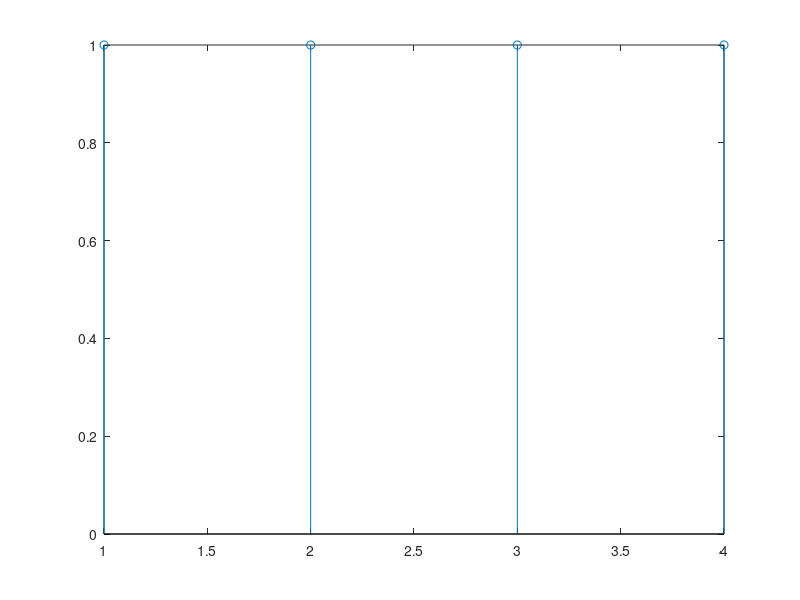
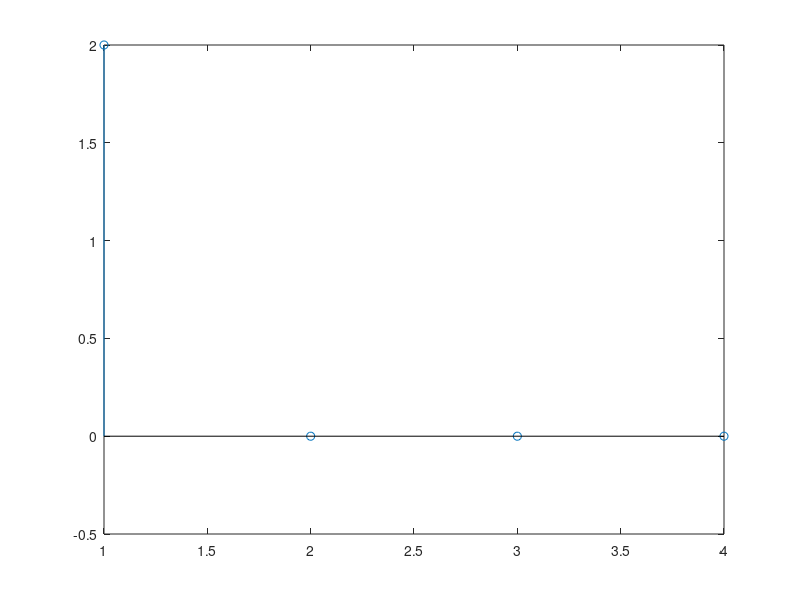

Write the MATLAB code that produced these figures, in order.
clc;close all
clear all;
f=[1 1 1 1];
figure
stem(f);
N=length(f);
for u=1:N
    g=0;
    if u==1
        alp(u)=1/(sqrt(N))
    else
        alp(u)=sqrt(2/N)
    end
    for x=1:N
        g=g+alp(u)*(f(x)*cos(((2*x-1)*(u-1)*pi)/(2*N)));
    end
    op(u)=g;
end
figure
stem((op))
   
    
